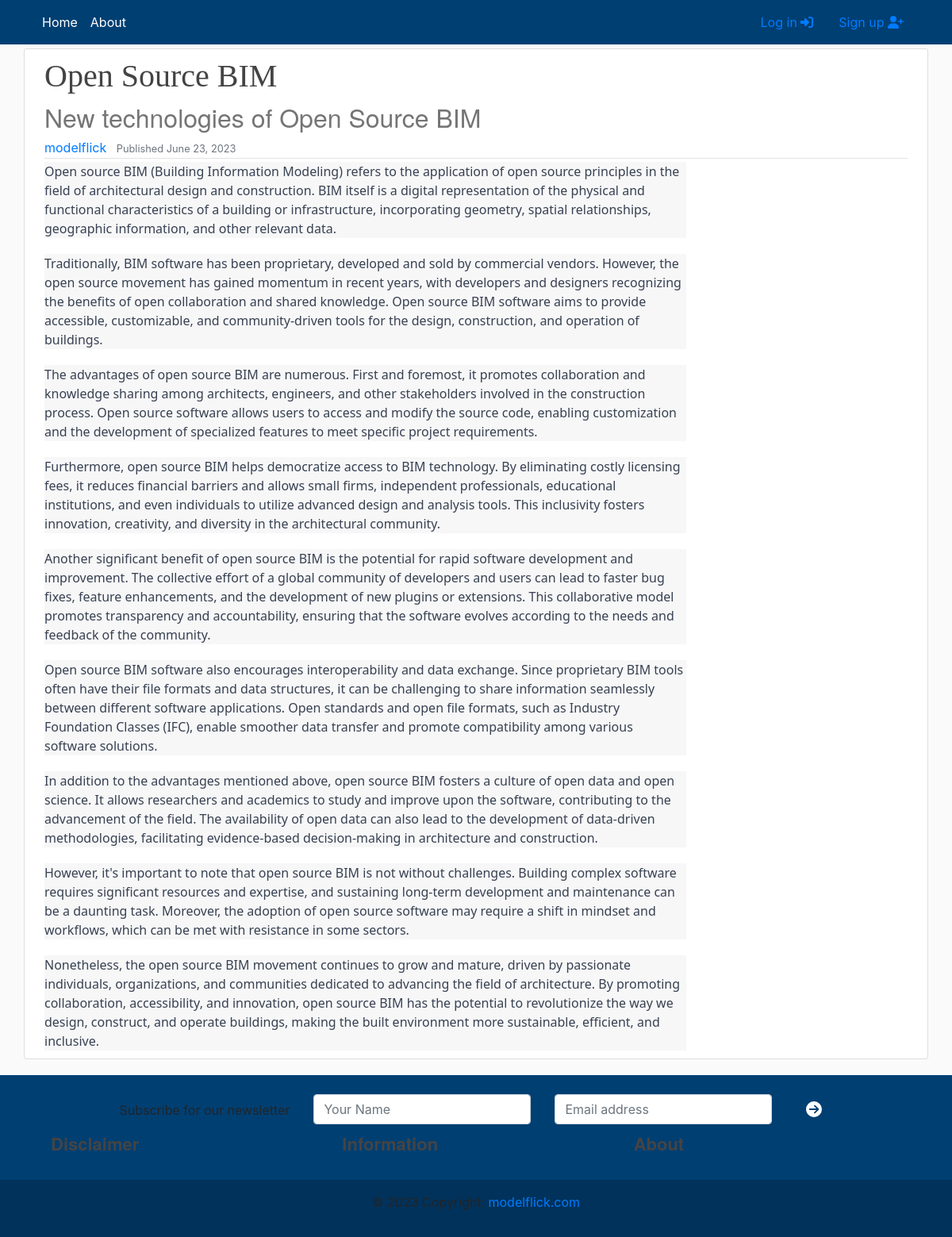
Page /bim/opensourcebim on the earlier database version.
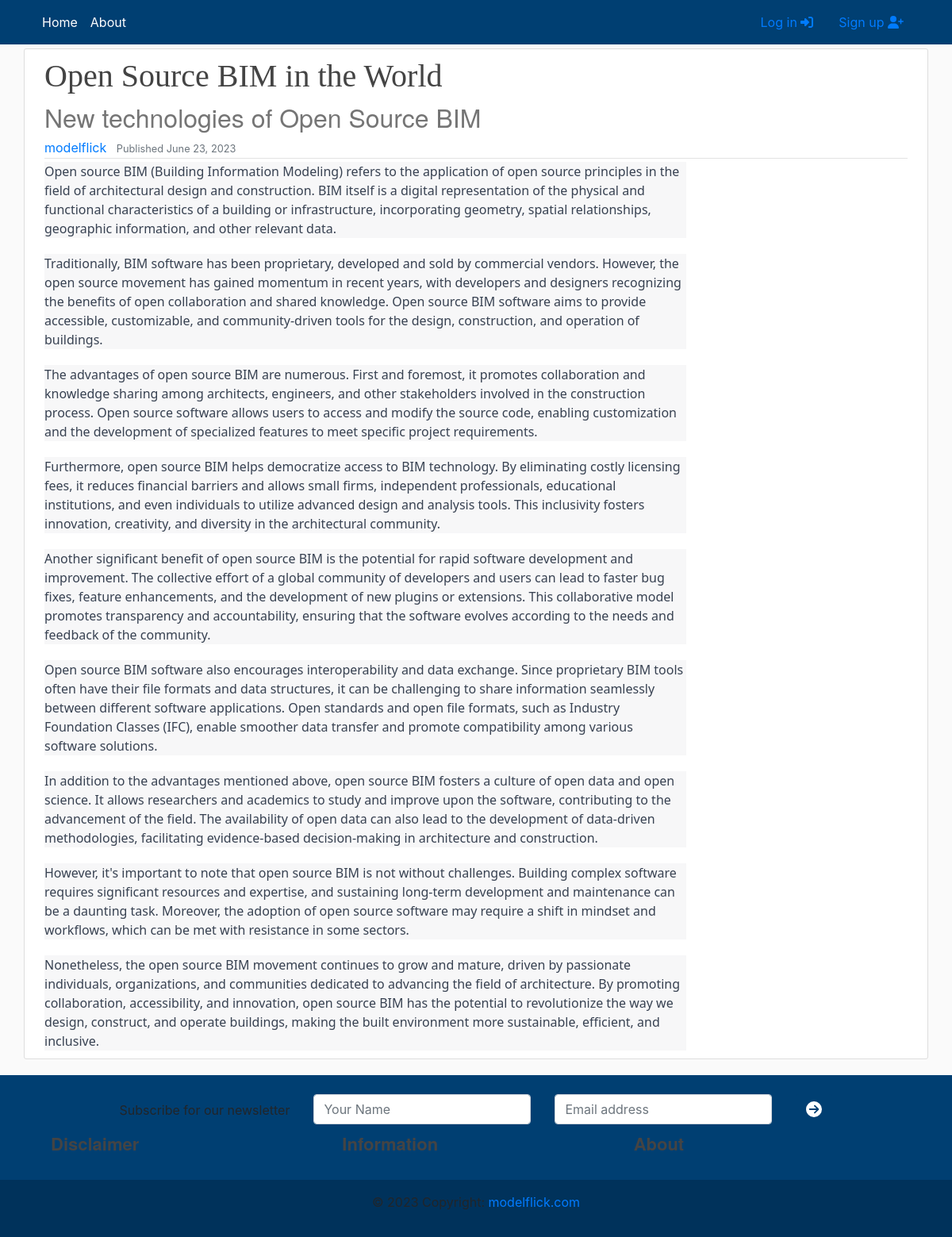
Same page on the later database version.
### main/models.py (models this page shows, shortened)
class Article(models.Model):
    def image_upload_to(self, instance=None):
        if instance:
            return os.path.join("ArticleSeries", slugify(self.series.slug),slugify(self.article_slug), instance)
        return None
    title = models.CharField(max_length=200)
    subtitle = models.CharField(max_length=200, default = '', blank = True)
    article_slug = models.SlugField('Article slug', null=False, blank= False, unique=True)
    content = HTMLField(blank=True, default='')
    notes = HTMLField(blank=True, default='')
    published = models.DateTimeField('Date published', default=timezone.now)
    modified = models.DateTimeField('Date modified', default=timezone.now)
    series = models.ForeignKey(ArticleSeries, default= '', verbose_name='Series', on_delete=models.SET_DEFAULT)
    author = models.ForeignKey(get_user_model(), default=1, on_delete=models.SET_DEFAULT)
    image = models.ImageField(default = 'default/noimage.jpg',upload_to = image_upload_to, max_length = 255)
    @property
    def slug(self):
        return self.series.slug + '/' + self.article_slug
    class Meta:
        verbose_name_plural = 'Article'
        ordering = ['-published']

### users/models.py (models this page shows)
class CustomUser(AbstractUser):
    def image_upload_to(self, instance=None):
        if instance:
            return os.path.join("Users", self.username, instance)
        return None
    STATUS = (
        ('regular','regular'),
        ('subscriber','subscriber'),
        ('moderator','moderator')
    )
    email = models.EmailField(unique=True)
    status = models.CharField(max_length=100, choices=STATUS, default='regular')
    description = models.TextField('Description', max_length=600, default='', blank = True)
    image = models.ImageField(default = 'default/user.jpg',upload_to = image_upload_to)
    def __str__(self):
        return self.username

### main/views.py (the view)
# urls.py: path("<series>/<article>", views.article, name="article"),
def article(request, series: str, article: str):
    matching_article = Article.objects.filter(series__slug=series, article_slug = article).first()
    return render(
        request=request,
        template_name = 'main/article.html',
        context = {'object': matching_article}
        )

### main/templates/main/article.html (shortened to what this page needs)
{% extends "main/header.html" %}
{% block content %}
<div class="row media content-section mobiledevice">
    <div class="col-lg-12 col-md-12 col-sm-12">
        <div class="d-flex">
            <div>
                <h1 class="title-style">{{ object.title }}</h1>
                <h2 class="subtitle-style">{{ object.subtitle }}</h2>
            </div>
        </div>
        <div class="d-flex article-metadata">
            <div>
                <a class='mr-2' href="{% url 'profile' object.author %}">{{ object.author }}</a>
                <small class="text-muted">Published {{ object.published|date:"F d, Y" }}</small>
            </div>
        </div>
    </div>
    <div class="col-lg-9 col-md-12 col-sm-12" id="content">
        <div class="article-style">
            {{ object.content|safe }}
        </div>
    </div>
{% endblock content %}

Differences in the rows shown:
changed Article "New technologies of Open Source BIM": title "Open Source BIM" → "Open Source BIM in the World"
